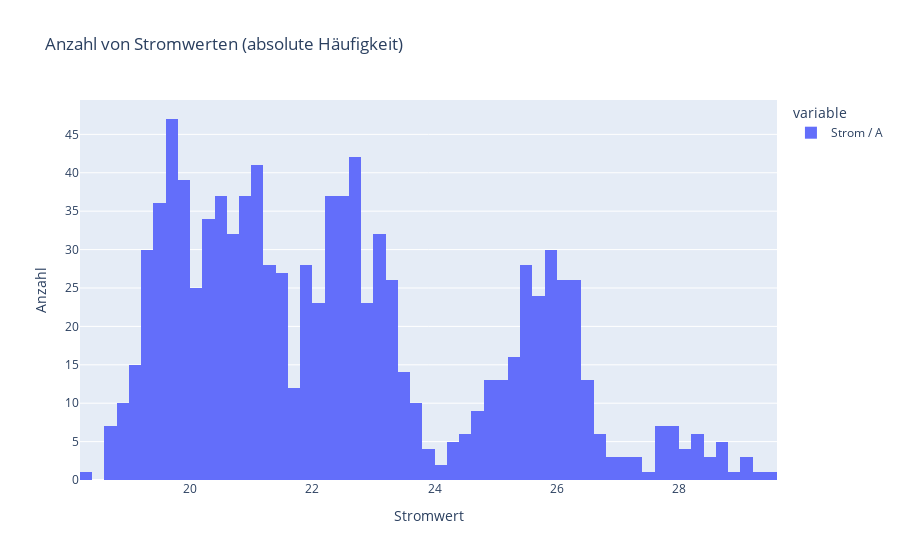

Write notebook code for a chart like this one.
### Markdown cell above
Vielleicht ist Ihnen aufgefallen, dass sich die Anzahl der Wertebereiche zwischen den beiden Histogrammen unterscheidet. Im Histogramm zur Drehzahl pro Minute gibt es 12 solcher Bereiche, im Histogramm zur Stromaufname in Ampere 24. In Plotly gibt es einen Algorithmus, der die optimale Anzahl und Breite der Wertebereiche automatisch festlegt. Man kann allerdings über das ```nbins```-Argument zumindest die maximale Anzahl der Wertebereiche bestimmen. 

<span style="color:#FF5F00"><b>AUFGABE:</b></span><br>
Setzen Sie das ```nbins```-Argument auf ```100``` und beobachten Sie, wie sich das Histogramm verändert. Fällt Ihnen bei der Häufigkeitsverteilung etwas auf, das Ihnen bei einer kleineren Anzahl von Wertebereichen vielleicht nicht aufgefallen wäre (Stichwort: Ausreißer)? Lohnt sich das Testen einer größeren Anzahl von Wertebereichen oder genügt die Standardeinstellung?

### Code cell
# Erstelle Diagramm von absoluten Häufigkeiten von Stromwerten wieder analog zu dem oberen Beispiel
plot = df["Strom / A"].plot(kind="histogram", title="Anzahl von Stromwerten (absolute Häufigkeit)", nbins=100)
plot.update_layout(xaxis_title="Stromwert", yaxis_title="Anzahl")

### Figure 1 — Plotly figure (JSON) as saved in the notebook; plotly's stock layout.template omitted (floating-point values rounded to 4 significant figures; data arrays with more than 128 entries replaced by an {"elided": "..."} marker saying what was removed)
{"data": [{"bingroup": "x", "hovertemplate": "variable=Strom / A<br>value=%{x}<br>count=%{y}<extra></extra>", "legendgroup": "Strom / A", "marker": {"color": "#636efa", "pattern": {"shape": ""}}, "name": "Strom / A", "nbinsx": 100, "orientation": "v", "showlegend": true, "type": "histogram", "x": {"elided": "1000 float values"}, "xaxis": "x", "yaxis": "y"}], "layout": {"barmode": "relative", "legend": {"title": {"text": "variable"}, "tracegroupgap": 0}, "title": {"text": "Anzahl von Stromwerten (absolute Häufigkeit)"}, "xaxis": {"anchor": "y", "domain": [0, 1], "title": {"text": "Stromwert"}}, "yaxis": {"anchor": "x", "domain": [0, 1], "title": {"text": "Anzahl"}}}}
